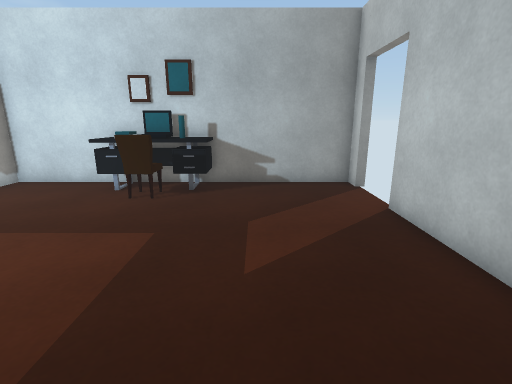
view 1 (above)

12 first-person views from a walk through a 3-D level made in the Unity game engine. The camera is 1.2 m above the floor, tilts 14° down and sees 85° across. Doors are open. The floor is counted in squares, 0.5 m on a side. Each view is taken from the middle of a square. On the plan, view 1 faces up. The plan holds only what a view shows up to about 18 squares ahead; the rest is blank. The player is left out. Some surface patterns are stand-ins.

view 2
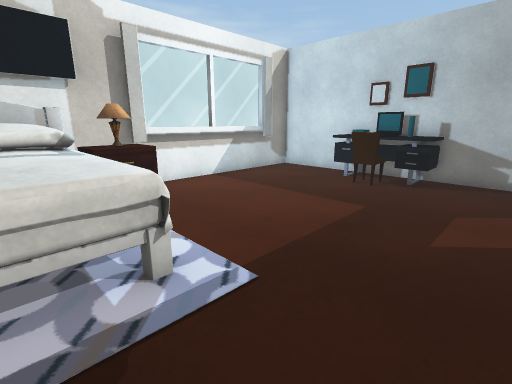

view 3
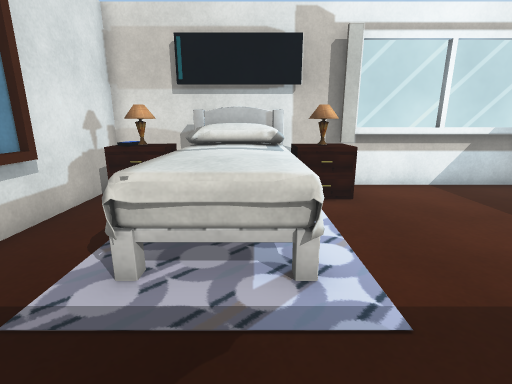

view 4
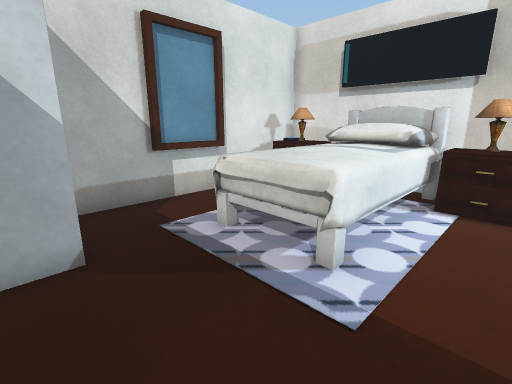

view 5
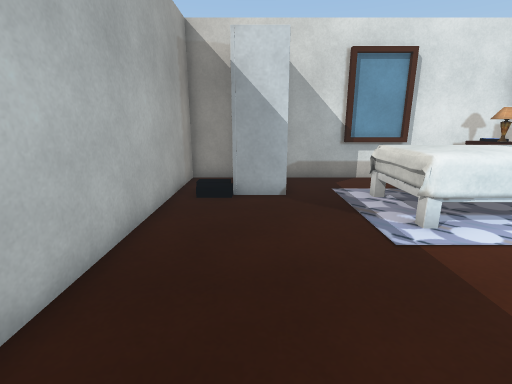

view 6
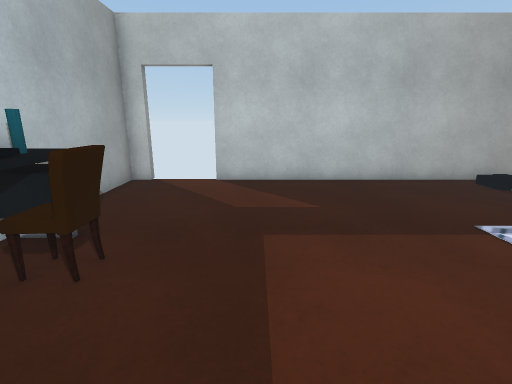

view 7
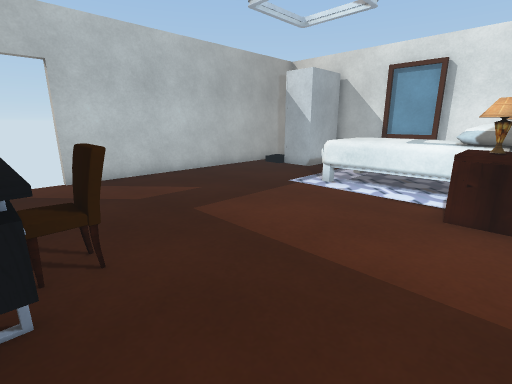

view 8
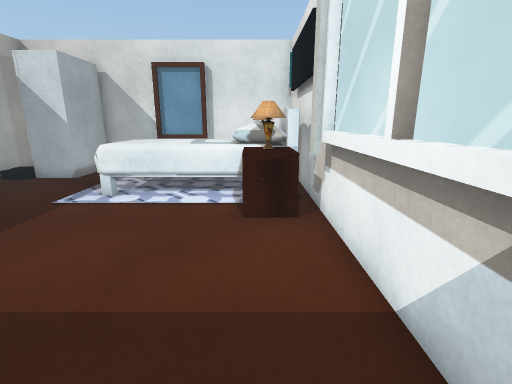

view 9
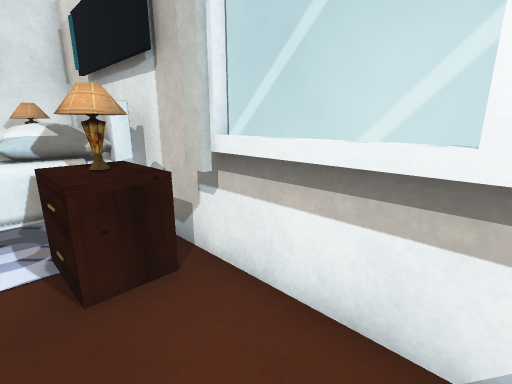

view 10
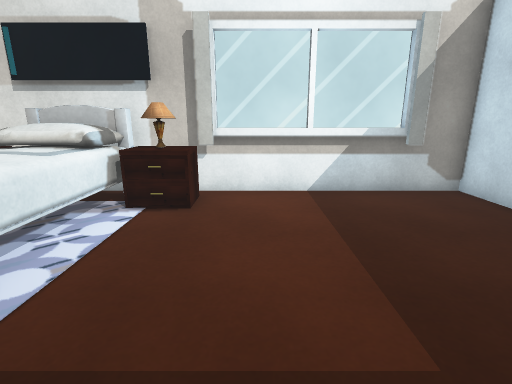

view 11
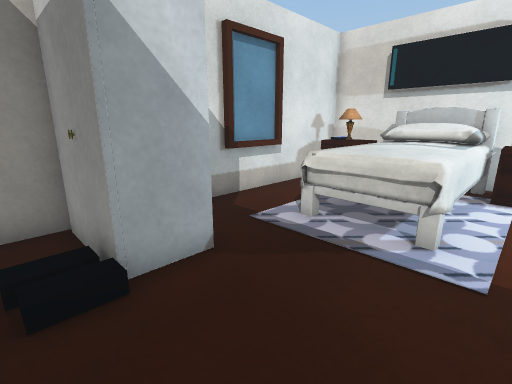

view 12
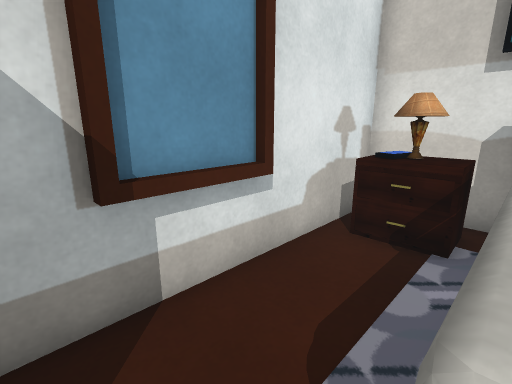

### Floor plan
Points are (right, up) in squares from view 1. A wall is a line through its corners. A room is listed if a view was taken in it or the views show most of it. See-through windows are left out.
Room 1 (views 1, 2, 3, 4, 5, 6, 7, 8, 9, 10, 11, 12)
walls: (-9.5, 9.1) (-9.5, 2.5); (-6.4, 11.3) (-9.8, 11.3) (-9.8, -6.3) (0.1, -6.3); (-9.3, 9.6) (-9.3, 9); (-5.5, -6) (-2.8, -6); (1.6, -6.3) (3.8, -6.3) (3.8, 7.7); (3.8, 11.3) (-1.6, 11.3)
ways out: open door at (4, 9)
objects: other object (-9, -6) to (-8, -4); other object (-9, -3) to (-3, 0); other object (-9, 0) to (-8, 2); other object (-7, 1); other object (-6, 9) to (-2, 11); other object (1, -5) to (2, -3)

Positions as (right, up) in squares from view 1, and headings:
1: (0, 0), facing up
2: (1, -2), facing up-left
3: (1, -1), facing left
4: (1, 2), facing down-left
5: (1, 6), facing down
6: (-8, 6), facing right
7: (-9, 10), facing down-right
8: (-8, 9), facing down
9: (-7, 6), facing down-left
10: (0, 4), facing left
11: (3, 1), facing down-left
12: (-2, -3), facing down-left
